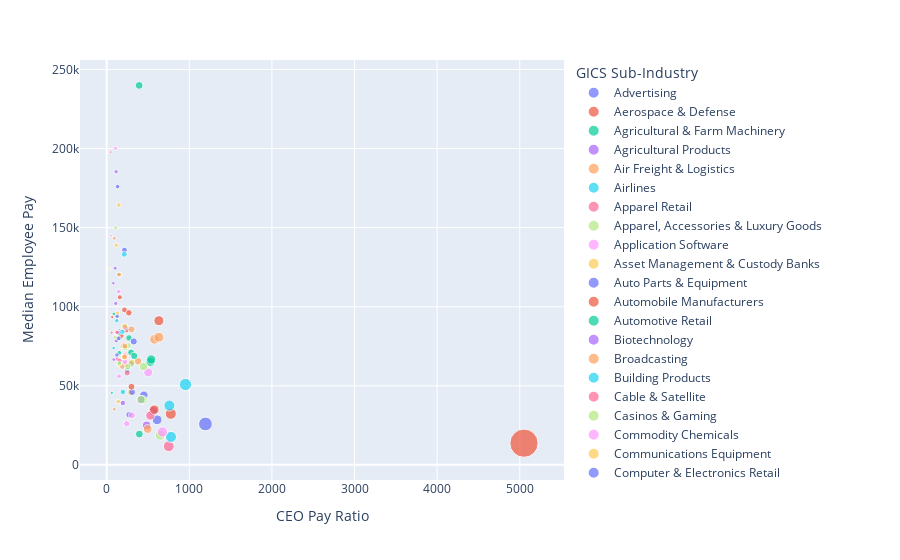

Source (notebook cell):
### Code cell
px.scatter(mean_ceo_pay_df, x= 'CEO Pay Ratio', y= 'Median Employee Pay', color= 'GICS Sub-Industry', size= 'CEO Pay Ratio')
